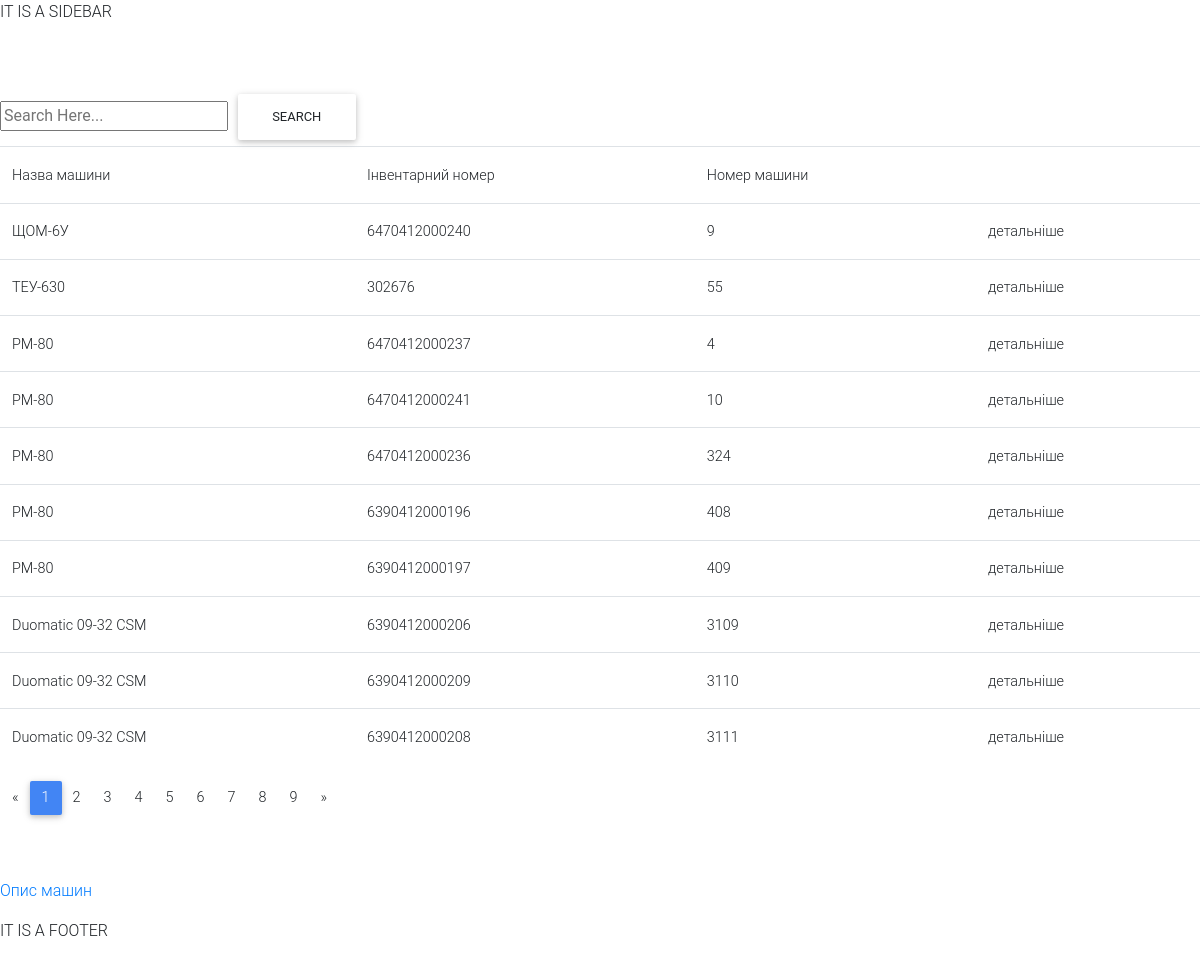
Screenshot of /machines/ (signed in) with the database file from the repository.
### machines/models.py (models this page shows, shortened)
class Machine(models.Model):
    machine = models.ForeignKey('MachineName', on_delete=models.CASCADE)
    inventory_number = models.IntegerField()
    number_machine = models.CharField(max_length=30)
    year_of_commissioning = models.DateField(blank=True, null=True)
    rated_capacity = models.FloatField(blank=True, null=True)
    costs_at_rate = models.FloatField(blank=True, null=True)
    dizmaslo = models.FloatField(blank=True, null=True)
    diametr_wheel_pairs = models.CharField(max_length=30, blank=True, null=True)
    date_ost_kr = models.DateField(blank=True, null=True)
    initial_value = models.FloatField(blank=True, null=True)
    residual_value = models.FloatField(blank=True, null=True)
    depreciation_end_date = models.DateField(blank=True, null=True)
    breakage = models.BooleanField(default=False)
    breakage_date = models.DateField(blank=True, null=True)
    breakage_info = models.TextField(blank=True, null=True)
    brigade = models.ForeignKey(SeniorDriver, on_delete=models.CASCADE)

class MachineName(models.Model):
    name = models.CharField(max_length=50)
    description = models.TextField(default='')
    image = models.ImageField(blank=True, upload_to="machines")

### machines/views.py (the view)
# urls.py: path('', views.all_machines, name='all-machines'),
def all_machines(request):
    if not request.user.is_authenticated:
        return redirect('mylogin')
    machiness = models.Machine.objects.all()
    query = request.GET.get('q')
    if query:
        machiness = machiness.filter(
            Q(machine__name__icontains=query) | Q(inventory_number__icontains=query) |
            Q(number_machine__icontains=query)
        ).distinct()
    paginator = Paginator(machiness, 10)
    page = request.GET.get('page')
    try:
        machines = paginator.page(page)
    except EmptyPage:
        machines = paginator.page(paginator.num_pages)
    except PageNotAnInteger:
        machines = paginator.page(1)
    context = {
        'machines': machines
    }
    return render(request, 'machines/machines.html', context=context)

### templates/machines/machines.html (shortened to what this page needs)
{% extends 'base.html' %}
{% load static %}
{% block content %}
    {% include 'parts_element/_sidebar.html' %}
    <form method="GET" >
        <div class="input-field">
            <input type="text" name="q" value="{{ request.GET.q }}" placeholder="Search Here...">
           <button class="btn" type="submit" name="action">Search</button>
        </div>
    </form>
    {% if machines %}
    <table class="table">
        <tr>
            <td>Назва машини</td>
            <td>Інвентарний номер</td>
            <td>Номер машини</td>
            <td>&nbsp;</td>
        </tr>
        {% for machine in machines %}
        <tr>
            <td>{{ machine.machine.name }}</td>
            <td>{{ machine.inventory_number }}</td>
            <td>{{ machine.number_machine }}</td>
            <td><a href="{% url 'machines:detail' machine.id %}">детальніше</a></td>
        </tr>
        {% endfor %}
    </table>
    <nav aria-label="Page navigation">
        <ul class="pagination">
            {% if machines.has_previous %}
            <li class="page-item">
            <a class="page-link" href="?page={{machines.previous_page_number}}" aria-label="Previous">
              <span aria-hidden="true">&laquo;</span>
              <span class="sr-only">Previous</span>
            </a></li>
            {% else %}
            <li class="page-item">
            <a class="page-link" href="?page=1" aria-label="Previous">
                <span aria-hidden="true">&laquo;</span>
              </a></li>
            {% endif %}
            {% for i in machines.paginator.page_range %}
                {% if machines.number == i %}
                <li class="page-item active">
                    <span class="page-link">
                      {{i}}
                    </span>
                  </li>
                {% else %}
                    <li class="page-item"><a class="page-link" href="?page={{i}}" title="{{i}}">{{i}}</a></li>
                {% endif %}
            {% endfor %}
            {% if machines.has_next %}
            <li class="page-item">
                <a class="page-link" href="?page={{machines.next_page_number}}" aria-label="Next">
                  <span aria-hidden="true">&raquo;</span>
                </a>
              </li>
            {% else %}
            <li class="page-item"><a class="page-link" href="#" onclick="return false;" aria-label="Next">
                  <span aria-hidden="true">&raquo;</span>
                  <span class="sr-only">Next</span>
                </a></li>
              {% endif %}
        </ul>
      </nav>
    {% else %}
        <p>NO MACHINES LIST</p>
    {% endif %}
    <br><br>
      <p><a href="{% url 'machines:show_machine_description' %}">Опис машин</a></p>
    {% include 'parts_element/_footer.html' %}
{% endblock %}

### rows the page displays
Machine: machine.name "ЩОМ-6У", inventory_number "6470412000240", number_machine "9"
Machine: machine.name "ТЕУ-630", inventory_number "302676", number_machine "55"
Machine: machine.name "РМ-80", inventory_number "6470412000237", number_machine "4"
Machine: machine.name "РМ-80", inventory_number "6470412000241", number_machine "10"
Machine: machine.name "РМ-80", inventory_number "6470412000236", number_machine "324"
Machine: machine.name "РМ-80", inventory_number "6390412000196", number_machine "408"
Machine: machine.name "РМ-80", inventory_number "6390412000197", number_machine "409"
Machine: machine.name "Duomatic 09-32 CSM", inventory_number "6390412000206", number_machine "3109"
Machine: machine.name "Duomatic 09-32 CSM", inventory_number "6390412000209", number_machine "3110"
Machine: machine.name "Duomatic 09-32 CSM", inventory_number "6390412000208", number_machine "3111"

### other values shown
{{ i }} "1"
{{ i }} "2" "3" "4" "5" "6" "7" "8" "9"
